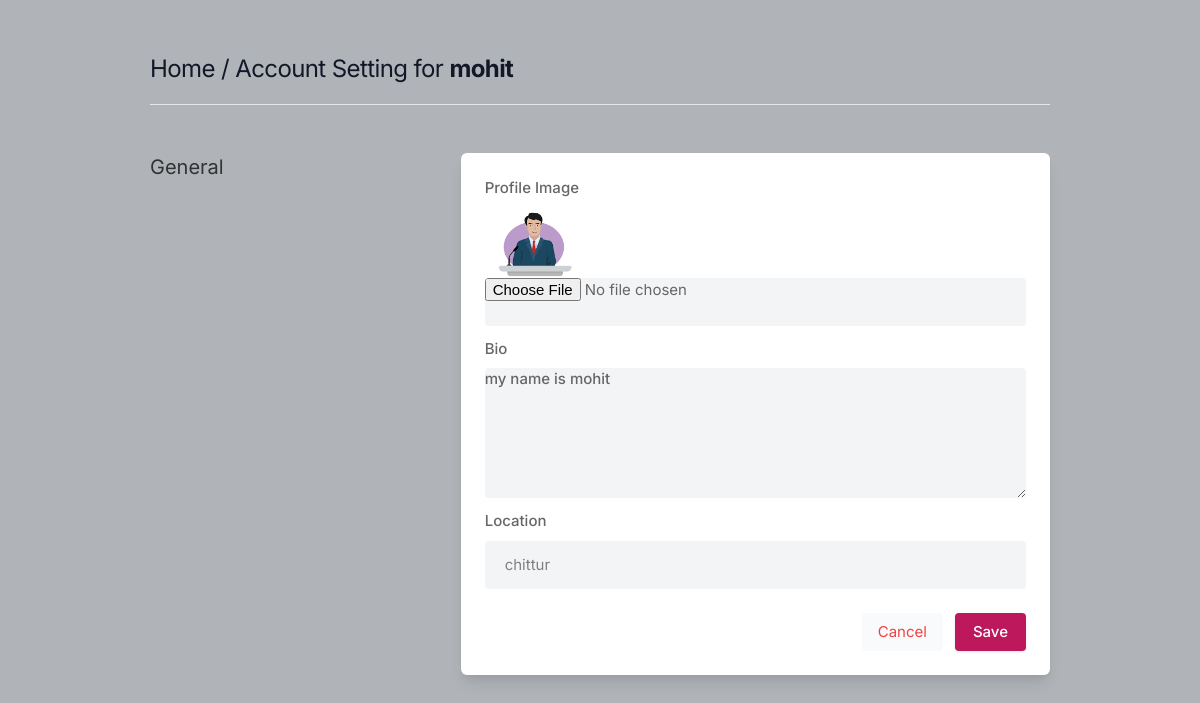
Before: /settings/ (signed in) with the older database file.
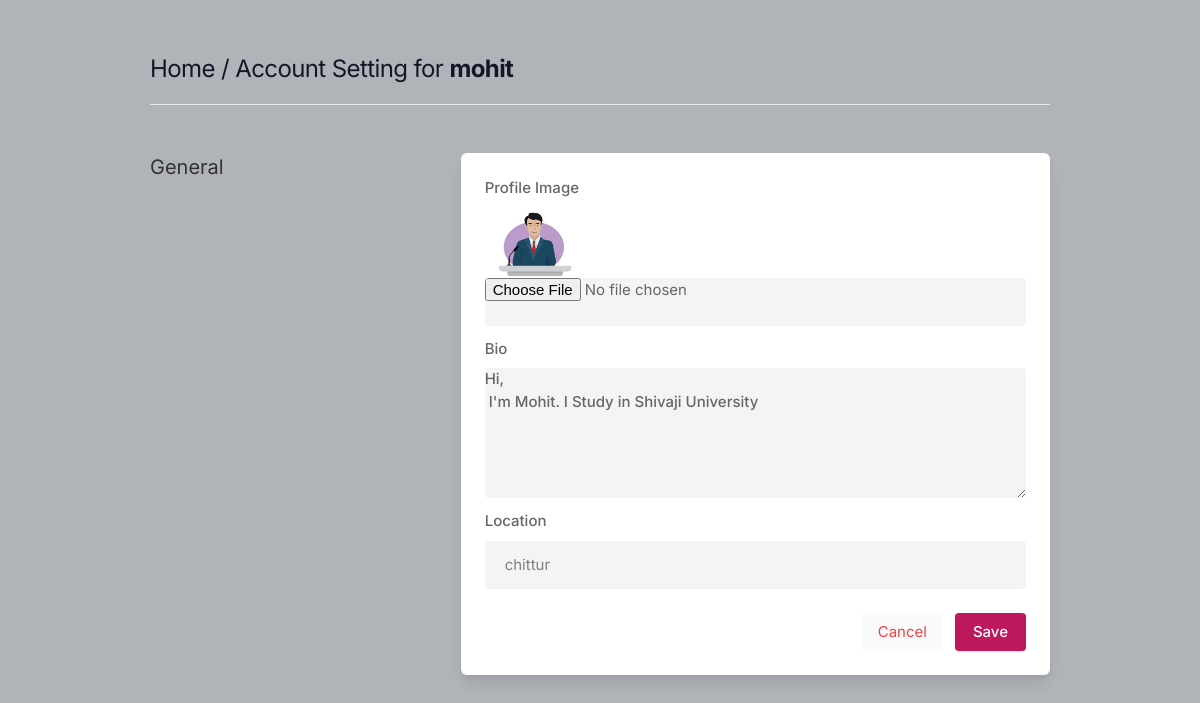
After: the same page with the newer database file.
### core/models.py (models this page shows, shortened)
class Profile(models.Model):
    user = models.ForeignKey(User, on_delete=models.CASCADE)
    id_user = models.IntegerField()
    bio = models.TextField(blank=True)
    profileimg = models.ImageField(upload_to='profile_images', default='blank-profile-picture.png')
    location = models.CharField(max_length=100, blank=True)

### core/views.py (the view, shortened to what this page needs)
# urls.py: path("settings/", views.settings, name="settings"),
@login_required(login_url='signin')
def settings(request):
    user_profile = Profile.objects.get(user=request.user)
    return render(request, "settings.html", {"user_profile": user_profile})

### templates/settings.html (shortened to what this page needs)
{% load static %}
<!DOCTYPE html>
<html lang="en">
<head>
    <link rel="stylesheet" href="{% static 'assets/css/icons.css' %}">
    <link rel="stylesheet" href="{% static 'assets/css/uikit.css' %}">
    <link rel="stylesheet" href="{% static 'assets/css/style.css' %}">
    <link rel="stylesheet" href="{% static 'assets/css/tailwind.css' %}">
</head>
<body>
            <div class="container m-auto">
                <h1 class="text-2xl leading-none text-gray-900 tracking-tight mt-3"> <a href="/">Home </a> / Account Setting for  <b>{{user.username}}</b> </h1>
                <br>
                <hr>
                <div class="grid lg:grid-cols-3 mt-12 gap-8">
                    <div>
                        <h3 class="text-xl mb-2"> General</h3>
                    </div>
                    <div class="bg-white rounded-md lg:shadow-lg shadow col-span-2">
                        <form action="" method="POST" enctype="multipart/form-data">
                       <div class="grid grid-cols-2 gap-3 lg:p-6 p-4">
                           <div class="col-span-2">
                               <label for=""> Profile Image</label>
                               <img width="100" height="100" src="{{user_profile.profileimg.url}}" />
                               <input type="file" name="image" value="" class="shadow-none bg-gray-100">
                           </div>
                           <div class="col-span-2">
                               <label for="about">Bio</label>
                               <textarea id="about" name="bio" rows="3"  class="shadow-none bg-gray-100">{{user_profile.bio}}</textarea>
                            </div>
                            <div class="col-span-2">
                                <label for=""> Location</label>
                                <input type="text" name="location" value="{{user_profile.location}}" class="shadow-none bg-gray-100">
                            </div>
                        </div>
                       <div class="bg-gray-10 p-6 pt-0 flex justify-end space-x-3">
                           <button class="p-2 px-4 rounded bg-gray-50 text-red-500"> <a href="/">Cancel</a> </button>
                           <button type="submit" class="button bg-blue-700"> Save </button>
                       </div>
                    </form>
                    </div>
                    </div>
                    <br>
                </div>
</body>
</html>

Changed rows visible on the page:
changed Profile "chittur": bio "my name is mohit" → "Hi, I'm Mohit. I Study in Shivaji University"
